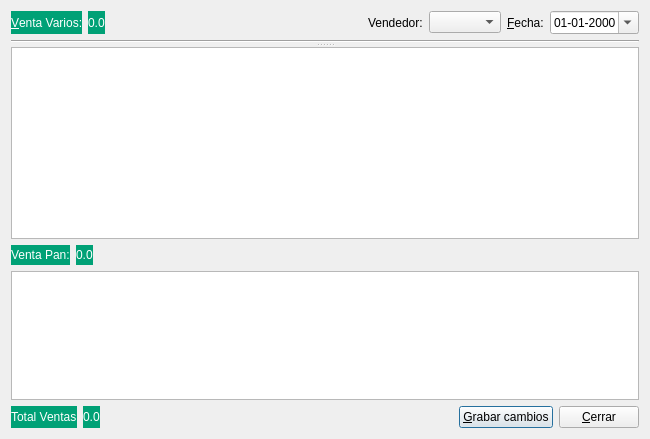
<?xml version="1.0" encoding="UTF-8"?>
<ui version="4.0">
 <class>DlgVentaDiaria</class>
 <widget class="QDialog" name="DlgVentaDiaria">
  <property name="geometry">
   <rect>
    <x>0</x>
    <y>0</y>
    <width>650</width>
    <height>439</height>
   </rect>
  </property>
  <property name="windowTitle">
   <string>Venta diaria</string>
  </property>
  <layout class="QVBoxLayout" name="verticalLayout_2">
   <item>
    <layout class="QHBoxLayout" name="horizontalLayout_2">
     <item>
      <widget class="QLabel" name="fechaLabel_2">
       <property name="styleSheet">
        <string notr="true">background-color: rgb(0, 161, 118);
color: rgb(255, 255, 255);
font: 12pt &quot;Lucida Sans&quot;;</string>
       </property>
       <property name="text">
        <string>&amp;Venta Varios:</string>
       </property>
       <property name="buddy">
        <cstring>fechaDateEdit</cstring>
       </property>
      </widget>
     </item>
     <item>
      <widget class="QLabel" name="lblTotVarios">
       <property name="styleSheet">
        <string notr="true">background-color: rgb(0, 161, 118);
color: rgb(255, 255, 255);
font: 12pt &quot;Lucida Sans&quot;;</string>
       </property>
       <property name="text">
        <string>0.0</string>
       </property>
      </widget>
     </item>
     <item>
      <spacer name="horizontalSpacer">
       <property name="orientation">
        <enum>Qt::Horizontal</enum>
       </property>
       <property name="sizeHint" stdset="0">
        <size>
         <width>40</width>
         <height>20</height>
        </size>
       </property>
      </spacer>
     </item>
     <item>
      <widget class="QLabel" name="label">
       <property name="text">
        <string>Vendedor:</string>
       </property>
      </widget>
     </item>
     <item>
      <widget class="QComboBox" name="vendedoresComboBox"/>
     </item>
     <item>
      <widget class="QLabel" name="fechaLabel">
       <property name="text">
        <string>&amp;Fecha:</string>
       </property>
       <property name="buddy">
        <cstring>fechaDateEdit</cstring>
       </property>
      </widget>
     </item>
     <item>
      <widget class="QDateEdit" name="fechaDateEdit">
       <property name="displayFormat">
        <string>dd-MM-yyyy</string>
       </property>
       <property name="calendarPopup">
        <bool>true</bool>
       </property>
      </widget>
     </item>
    </layout>
   </item>
   <item>
    <widget class="QSplitter" name="splitter">
     <property name="orientation">
      <enum>Qt::Vertical</enum>
     </property>
     <widget class="Line" name="line_2">
      <property name="orientation">
       <enum>Qt::Horizontal</enum>
      </property>
     </widget>
     <widget class="QTableView" name="ventaVariosTableView">
      <property name="sizePolicy">
       <sizepolicy hsizetype="Expanding" vsizetype="MinimumExpanding">
        <horstretch>0</horstretch>
        <verstretch>0</verstretch>
       </sizepolicy>
      </property>
      <property name="frameShadow">
       <enum>QFrame::Sunken</enum>
      </property>
      <property name="lineWidth">
       <number>1</number>
      </property>
      <attribute name="horizontalHeaderShowSortIndicator" stdset="0">
       <bool>false</bool>
      </attribute>
      <attribute name="verticalHeaderCascadingSectionResizes">
       <bool>false</bool>
      </attribute>
     </widget>
    </widget>
   </item>
   <item>
    <layout class="QVBoxLayout" name="verticalLayout">
     <item>
      <layout class="QHBoxLayout" name="horizontalLayout_4">
       <item>
        <widget class="QLabel" name="label_4">
         <property name="styleSheet">
          <string notr="true">background-color: rgb(0, 161, 118);
color: rgb(255, 255, 255);
font: 12pt &quot;Lucida Sans&quot;;</string>
         </property>
         <property name="text">
          <string>Venta Pan:</string>
         </property>
        </widget>
       </item>
       <item>
        <widget class="QLabel" name="lblTotPan">
         <property name="styleSheet">
          <string notr="true">background-color: rgb(0, 161, 118);
color: rgb(255, 255, 255);
font: 12pt &quot;Lucida Sans&quot;;</string>
         </property>
         <property name="text">
          <string>0.0</string>
         </property>
        </widget>
       </item>
       <item>
        <spacer name="horizontalSpacer_2">
         <property name="orientation">
          <enum>Qt::Horizontal</enum>
         </property>
         <property name="sizeHint" stdset="0">
          <size>
           <width>40</width>
           <height>20</height>
          </size>
         </property>
        </spacer>
       </item>
      </layout>
     </item>
     <item>
      <widget class="QTableView" name="ventaPanesTableView">
       <property name="sizePolicy">
        <sizepolicy hsizetype="Expanding" vsizetype="Expanding">
         <horstretch>0</horstretch>
         <verstretch>0</verstretch>
        </sizepolicy>
       </property>
       <property name="frameShadow">
        <enum>QFrame::Sunken</enum>
       </property>
       <property name="lineWidth">
        <number>1</number>
       </property>
       <attribute name="horizontalHeaderShowSortIndicator" stdset="0">
        <bool>false</bool>
       </attribute>
      </widget>
     </item>
     <item>
      <layout class="QHBoxLayout" name="horizontalLayout_5">
       <item>
        <widget class="QLabel" name="fechaLabel_3">
         <property name="styleSheet">
          <string notr="true">background-color: rgb(0, 161, 118);
color: rgb(255, 255, 255);
font: 12pt &quot;Lucida Sans&quot;;</string>
         </property>
         <property name="text">
          <string>Total Ventas</string>
         </property>
         <property name="buddy">
          <cstring>fechaDateEdit</cstring>
         </property>
        </widget>
       </item>
       <item>
        <widget class="QLabel" name="lblTotal">
         <property name="styleSheet">
          <string notr="true">background-color: rgb(0, 161, 118);
color: rgb(255, 255, 255);
font: 12pt &quot;Lucida Sans&quot;;</string>
         </property>
         <property name="text">
          <string>0.0</string>
         </property>
        </widget>
       </item>
       <item>
        <spacer name="horizontalSpacer_3">
         <property name="orientation">
          <enum>Qt::Horizontal</enum>
         </property>
         <property name="sizeHint" stdset="0">
          <size>
           <width>40</width>
           <height>20</height>
          </size>
         </property>
        </spacer>
       </item>
       <item>
        <widget class="QPushButton" name="guardarPushButton">
         <property name="text">
          <string>&amp;Grabar cambios</string>
         </property>
        </widget>
       </item>
       <item>
        <widget class="QPushButton" name="cerrarPushButton">
         <property name="text">
          <string>&amp;Cerrar</string>
         </property>
        </widget>
       </item>
      </layout>
     </item>
    </layout>
   </item>
   <item>
    <layout class="QHBoxLayout" name="horizontalLayout"/>
   </item>
  </layout>
 </widget>
 <tabstops>
  <tabstop>fechaDateEdit</tabstop>
  <tabstop>ventaVariosTableView</tabstop>
 </tabstops>
 <resources/>
 <connections>
  <connection>
   <sender>cerrarPushButton</sender>
   <signal>clicked()</signal>
   <receiver>DlgVentaDiaria</receiver>
   <slot>accept()</slot>
   <hints>
    <hint type="sourcelabel">
     <x>639</x>
     <y>403</y>
    </hint>
    <hint type="destinationlabel">
     <x>281</x>
     <y>411</y>
    </hint>
   </hints>
  </connection>
 </connections>
</ui>
